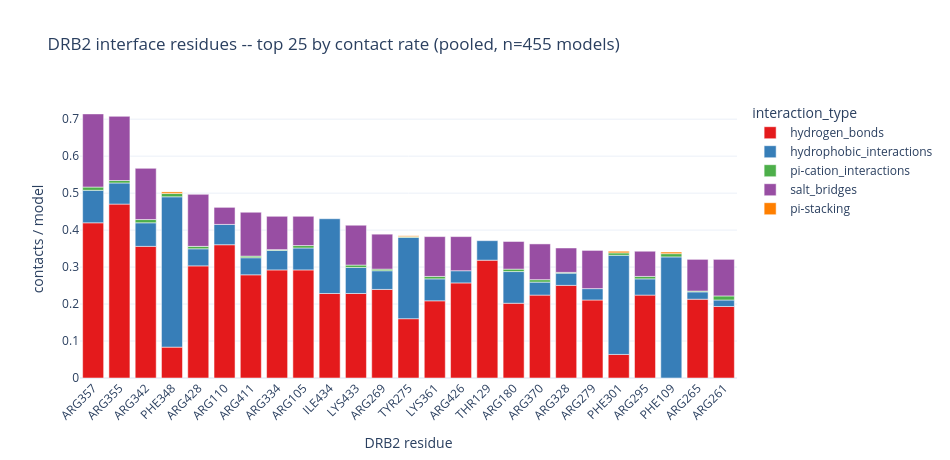
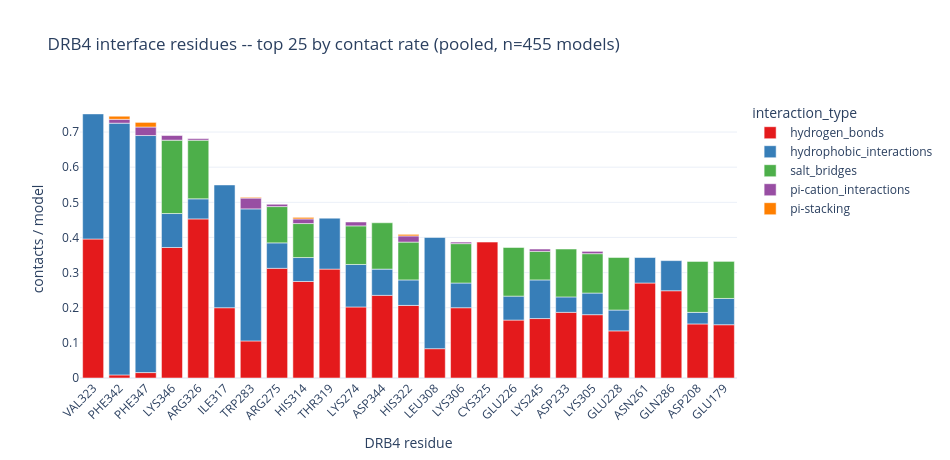

Notebook source saved alongside these figures, in order:
### Markdown cell above
## Residue-level interface map

Domain x domain is coarse when the whole ensemble converges on **one**
interface. These panels drop to single-residue resolution: contact rate
(contacts per model) for the busiest DRB2 and DRB4 residues, split by
interaction type, plus the 2-D DRB2-residue x DRB4-residue contact map — the
actual predicted interface footprint, pooled over all five backends.

### Code cell
TOP_N = 25
bc = df[df["reschain_lig"] == "B"].copy()
n_norm = df.groupby(["cluster", "fname"]).ngroups

def residue_rate_bar(data, resnr_col, restype_col, chain_label, filename):
    per_res_total = (data.groupby([resnr_col, restype_col], observed=True).size()
                     .div(n_norm).rename("rate").reset_index()
                     .sort_values("rate", ascending=False).head(TOP_N))
    order = per_res_total[resnr_col].tolist()
    per_res_itype = (data.groupby([resnr_col, restype_col, "interaction_type"], observed=True).size()
                     .div(n_norm).rename("rate").reset_index())
    per_res_itype = per_res_itype[per_res_itype[resnr_col].isin(order)].copy()
    per_res_itype["label"] = (per_res_itype[restype_col].astype(str)
                              + per_res_itype[resnr_col].astype(int).astype(str))
    label_order = [f"{per_res_total.loc[per_res_total[resnr_col] == r, restype_col].iloc[0]}{int(r)}"
                   for r in order]
    fig = px.bar(per_res_itype, x="label", y="rate", color="interaction_type",
                 category_orders={"label": label_order},
                 color_discrete_sequence=ITYPE_PALETTE, template=TEMPLATE,
                 title=f"{chain_label} interface residues -- top {TOP_N} by contact rate "
                       f"(pooled, n={n_norm} models)")
    fig.update_layout(width=950, height=460, xaxis_title=f"{chain_label} residue",
                      yaxis_title="contacts / model", xaxis_tickangle=-45)
    save_fig(fig, filename, "residue_interface")
    return per_res_total

top_drb2 = residue_rate_bar(bc, "resnr", "restype", "DRB2", "drb2_top_residues.html")
top_drb4 = residue_rate_bar(bc, "resnr_lig", "restype_lig", "DRB4", "drb4_top_residues.html")
display(top_drb2.rename(columns={"resnr": "drb2_resnr", "restype": "drb2_restype"}).reset_index(drop=True))
display(top_drb4.rename(columns={"resnr_lig": "drb4_resnr", "restype_lig": "drb4_restype"}).reset_index(drop=True))

### Figure 1 — Plotly figure (JSON) as saved in the notebook; plotly's stock layout.template omitted (floating-point values rounded to 4 significant figures)
{"data": [{"hovertemplate": "interaction_type=hydrogen_bonds<br>label=%{x}<br>rate=%{y}<extra></extra>", "legendgroup": "hydrogen_bonds", "marker": {"color": "rgb(228,26,28)", "pattern": {"shape": ""}}, "name": "hydrogen_bonds", "orientation": "v", "showlegend": true, "textposition": "auto", "type": "bar", "x": ["ARG105", "ARG110", "THR129", "ARG180", "ARG261", "ARG265", "ARG269", "TYR275", "ARG279", "ARG295", "PHE301", "ARG328", "ARG334", "ARG342", "PHE348", "ARG355", "ARG357", "LYS361", "ARG370", "ARG411", "ARG426", "ARG428", "LYS433", "ILE434"], "xaxis": "x", "y": [0.2923, 0.3604, 0.3187, 0.2022, 0.1934, 0.2132, 0.2396, 0.1604, 0.211, 0.2242, 0.06374, 0.2505, 0.2923, 0.356, 0.08352, 0.4703, 0.4198, 0.2088, 0.2242, 0.2791, 0.2571, 0.3033, 0.2286, 0.2286], "yaxis": "y"}, {"hovertemplate": "interaction_type=hydrophobic_interactions<br>label=%{x}<br>rate=%{y}<extra></extra>", "legendgroup": "hydrophobic_interactions", "marker": {"color": "rgb(55,126,184)", "pattern": {"shape": ""}}, "name": "hydrophobic_interactions", "orientation": "v", "showlegend": true, "textposition": "auto", "type": "bar", "x": ["ARG105", "PHE109", "ARG110", "THR129", "ARG180", "ARG261", "ARG265", "ARG269", "TYR275", "ARG279", "ARG295", "PHE301", "ARG328", "ARG334", "ARG342", "PHE348", "ARG355", "ARG357", "LYS361", "ARG370", "ARG411", "ARG426", "ARG428", "LYS433", "ILE434"], "xaxis": "x", "y": [0.05934, 0.3275, 0.05495, 0.05275, 0.08571, 0.01758, 0.01978, 0.05055, 0.2198, 0.03077, 0.04396, 0.2681, 0.03297, 0.05275, 0.06374, 0.4066, 0.05714, 0.08791, 0.05934, 0.03516, 0.04615, 0.03297, 0.04615, 0.07033, 0.2022], "yaxis": "y"}, {"hovertemplate": "interaction_type=pi-cation_interactions<br>label=%{x}<br>rate=%{y}<extra></extra>", "legendgroup": "pi-cation_interactions", "marker": {"color": "rgb(77,175,74)", "pattern": {"shape": ""}}, "name": "pi-cation_interactions", "orientation": "v", "showlegend": true, "textposition": "auto", "type": "bar", "x": ["ARG105", "PHE109", "ARG180", "ARG261", "ARG265", "ARG269", "TYR275", "ARG295", "PHE301", "ARG328", "ARG334", "ARG342", "PHE348", "ARG355", "ARG357", "LYS361", "ARG370", "ARG411", "ARG428", "LYS433"], "xaxis": "x", "y": [0.006593, 0.008791, 0.006593, 0.01099, 0.002198, 0.004396, 0.002198, 0.006593, 0.006593, 0.002198, 0.002198, 0.008791, 0.008791, 0.006593, 0.008791, 0.006593, 0.006593, 0.004396, 0.006593, 0.006593], "yaxis": "y"}, {"hovertemplate": "interaction_type=salt_bridges<br>label=%{x}<br>rate=%{y}<extra></extra>", "legendgroup": "salt_bridges", "marker": {"color": "rgb(152,78,163)", "pattern": {"shape": ""}}, "name": "salt_bridges", "orientation": "v", "showlegend": true, "textposition": "auto", "type": "bar", "x": ["ARG105", "ARG110", "ARG180", "ARG261", "ARG265", "ARG269", "ARG279", "ARG295", "ARG328", "ARG334", "ARG342", "ARG355", "ARG357", "LYS361", "ARG370", "ARG411", "ARG426", "ARG428", "LYS433"], "xaxis": "x", "y": [0.07912, 0.04615, 0.07473, 0.0989, 0.08571, 0.09451, 0.1033, 0.06813, 0.06593, 0.09011, 0.1385, 0.1736, 0.1978, 0.1077, 0.0967, 0.1187, 0.09231, 0.1407, 0.1077], "yaxis": "y"}, {"hovertemplate": "interaction_type=pi-stacking<br>label=%{x}<br>rate=%{y}<extra></extra>", "legendgroup": "pi-stacking", "marker": {"color": "rgb(255,127,0)", "pattern": {"shape": ""}}, "name": "pi-stacking", "orientation": "v", "showlegend": true, "textposition": "auto", "type": "bar", "x": ["PHE109", "TYR275", "PHE301", "PHE348"], "xaxis": "x", "y": [0.004396, 0.002198, 0.004396, 0.004396], "yaxis": "y"}], "layout": {"barmode": "relative", "height": 460, "legend": {"title": {"text": "interaction_type"}, "tracegroupgap": 0}, "title": {"text": "DRB2 interface residues -- top 25 by contact rate (pooled, n=455 models)"}, "width": 950, "xaxis": {"anchor": "y", "categoryarray": ["ARG357", "ARG355", "ARG342", "PHE348", "ARG428", "ARG110", "ARG411", "ARG334", "ARG105", "ILE434", "LYS433", "ARG269", "TYR275", "LYS361", "ARG426", "THR129", "ARG180", "ARG370", "ARG328", "ARG279", "PHE301", "ARG295", "PHE109", "ARG265", "ARG261"], "categoryorder": "array", "domain": [0, 1], "tickangle": -45, "title": {"text": "DRB2 residue"}}, "yaxis": {"anchor": "x", "domain": [0, 1], "title": {"text": "contacts / model"}}}}

### Figure 2 — Plotly figure (JSON) as saved in the notebook; plotly's stock layout.template omitted (floating-point values rounded to 4 significant figures)
{"data": [{"hovertemplate": "interaction_type=hydrogen_bonds<br>label=%{x}<br>rate=%{y}<extra></extra>", "legendgroup": "hydrogen_bonds", "marker": {"color": "rgb(228,26,28)", "pattern": {"shape": ""}}, "name": "hydrogen_bonds", "orientation": "v", "showlegend": true, "textposition": "auto", "type": "bar", "x": ["GLU179", "ASP208", "GLU226", "GLU228", "ASP233", "LYS245", "ASN261", "LYS274", "ARG275", "TRP283", "GLN286", "LYS305", "LYS306", "LEU308", "HIS314", "ILE317", "THR319", "HIS322", "VAL323", "CYS325", "ARG326", "PHE342", "ASP344", "LYS346", "PHE347"], "xaxis": "x", "y": [0.1516, 0.1538, 0.1648, 0.1341, 0.1868, 0.1692, 0.2703, 0.2022, 0.3121, 0.1055, 0.2484, 0.1802, 0.2, 0.08352, 0.2747, 0.2, 0.3099, 0.2066, 0.3956, 0.3868, 0.4527, 0.008791, 0.2352, 0.3714, 0.01538], "yaxis": "y"}, {"hovertemplate": "interaction_type=hydrophobic_interactions<br>label=%{x}<br>rate=%{y}<extra></extra>", "legendgroup": "hydrophobic_interactions", "marker": {"color": "rgb(55,126,184)", "pattern": {"shape": ""}}, "name": "hydrophobic_interactions", "orientation": "v", "showlegend": true, "textposition": "auto", "type": "bar", "x": ["GLU179", "ASP208", "GLU226", "GLU228", "ASP233", "LYS245", "ASN261", "LYS274", "ARG275", "TRP283", "GLN286", "LYS305", "LYS306", "LEU308", "HIS314", "ILE317", "THR319", "HIS322", "VAL323", "ARG326", "PHE342", "ASP344", "LYS346", "PHE347"], "xaxis": "x", "y": [0.07473, 0.03297, 0.06813, 0.05934, 0.04396, 0.1099, 0.07253, 0.1209, 0.07253, 0.3758, 0.08571, 0.06154, 0.07033, 0.3165, 0.06813, 0.3495, 0.1451, 0.07253, 0.356, 0.05714, 0.7165, 0.07473, 0.0967, 0.6747], "yaxis": "y"}, {"hovertemplate": "interaction_type=salt_bridges<br>label=%{x}<br>rate=%{y}<extra></extra>", "legendgroup": "salt_bridges", "marker": {"color": "rgb(77,175,74)", "pattern": {"shape": ""}}, "name": "salt_bridges", "orientation": "v", "showlegend": true, "textposition": "auto", "type": "bar", "x": ["GLU179", "ASP208", "GLU226", "GLU228", "ASP233", "LYS245", "LYS274", "ARG275", "LYS305", "LYS306", "HIS314", "HIS322", "ARG326", "ASP344", "LYS346"], "xaxis": "x", "y": [0.1055, 0.1451, 0.1385, 0.1495, 0.1363, 0.08132, 0.1099, 0.1033, 0.1121, 0.1121, 0.0967, 0.1077, 0.167, 0.1319, 0.2088], "yaxis": "y"}, {"hovertemplate": "interaction_type=pi-cation_interactions<br>label=%{x}<br>rate=%{y}<extra></extra>", "legendgroup": "pi-cation_interactions", "marker": {"color": "rgb(152,78,163)", "pattern": {"shape": ""}}, "name": "pi-cation_interactions", "orientation": "v", "showlegend": true, "textposition": "auto", "type": "bar", "x": ["LYS245", "LYS274", "ARG275", "TRP283", "LYS305", "LYS306", "HIS314", "HIS322", "ARG326", "PHE342", "LYS346", "PHE347"], "xaxis": "x", "y": [0.006593, 0.01099, 0.006593, 0.03077, 0.006593, 0.004396, 0.01319, 0.01758, 0.004396, 0.01099, 0.01319, 0.02418], "yaxis": "y"}, {"hovertemplate": "interaction_type=pi-stacking<br>label=%{x}<br>rate=%{y}<extra></extra>", "legendgroup": "pi-stacking", "marker": {"color": "rgb(255,127,0)", "pattern": {"shape": ""}}, "name": "pi-stacking", "orientation": "v", "showlegend": true, "textposition": "auto", "type": "bar", "x": ["TRP283", "HIS314", "HIS322", "PHE342", "PHE347"], "xaxis": "x", "y": [0.002198, 0.004396, 0.004396, 0.008791, 0.01319], "yaxis": "y"}], "layout": {"barmode": "relative", "height": 460, "legend": {"title": {"text": "interaction_type"}, "tracegroupgap": 0}, "title": {"text": "DRB4 interface residues -- top 25 by contact rate (pooled, n=455 models)"}, "width": 950, "xaxis": {"anchor": "y", "categoryarray": ["VAL323", "PHE342", "PHE347", "LYS346", "ARG326", "ILE317", "TRP283", "ARG275", "HIS314", "THR319", "LYS274", "ASP344", "HIS322", "LEU308", "LYS306", "CYS325", "GLU226", "LYS245", "ASP233", "LYS305", "GLU228", "ASN261", "GLN286", "ASP208", "GLU179"], "categoryorder": "array", "domain": [0, 1], "tickangle": -45, "title": {"text": "DRB4 residue"}}, "yaxis": {"anchor": "x", "domain": [0, 1], "title": {"text": "contacts / model"}}}}
